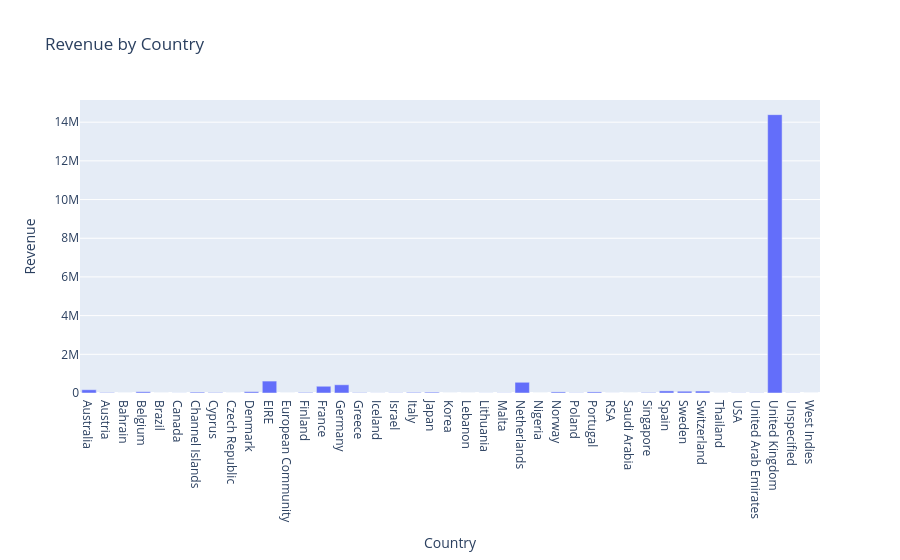

The notebook cell saved with this chart:
### Code cell
country_df = (
    df.groupby("Country")["Revenue"]
      .sum()
      .reset_index()
)

fig = px.bar(
    country_df,
    x="Country",
    y="Revenue",
    title="Revenue by Country"
)

fig.show()

### Figure 1 — Plotly figure (JSON) as saved in the notebook; plotly's stock layout.template omitted (floating-point values rounded to 4 significant figures)
{"data": [{"hovertemplate": "Country=%{x}<br>Revenue=%{y}<extra></extra>", "legendgroup": "", "marker": {"color": "#636efa", "pattern": {"shape": ""}}, "name": "", "orientation": "v", "showlegend": false, "textposition": "auto", "type": "bar", "x": ["Australia", "Austria", "Bahrain", "Belgium", "Brazil", "Canada", "Channel Islands", "Cyprus", "Czech Republic", "Denmark", "EIRE", "European Community", "Finland", "France", "Germany", "Greece", "Iceland", "Israel", "Italy", "Japan", "Korea", "Lebanon", "Lithuania", "Malta", "Netherlands", "Nigeria", "Norway", "Poland", "Portugal", "RSA", "Saudi Arabia", "Singapore", "Spain", "Sweden", "Switzerland", "Thailand", "USA", "United Arab Emirates", "United Kingdom", "Unspecified", "West Indies"], "xaxis": "x", "y": [169300.0, 23610.0, 1354.0, 65390.0, 1412.0, 4883.0, 44620.0, 24850.0, 826.7, 68580.0, 616600.0, 1300.0, 29930.0, 348800.0, 425000.0, 19100.0, 4922.0, 10420.0, 32110.0, 43020.0, 1119.0, 1694.0, 4893.0, 8099.0, 554000.0, 140.4, 56320.0, 10650.0, 55550.0, 1934.0, 145.9, 25320.0, 108300.0, 91520.0, 100100.0, 3071.0, 8367.0, 9203.0, 14390000.0, 8607.0, 536.4], "yaxis": "y"}], "layout": {"barmode": "relative", "legend": {"tracegroupgap": 0}, "title": {"text": "Revenue by Country"}, "xaxis": {"anchor": "y", "domain": [0, 1], "title": {"text": "Country"}}, "yaxis": {"anchor": "x", "domain": [0, 1], "title": {"text": "Revenue"}}}}
